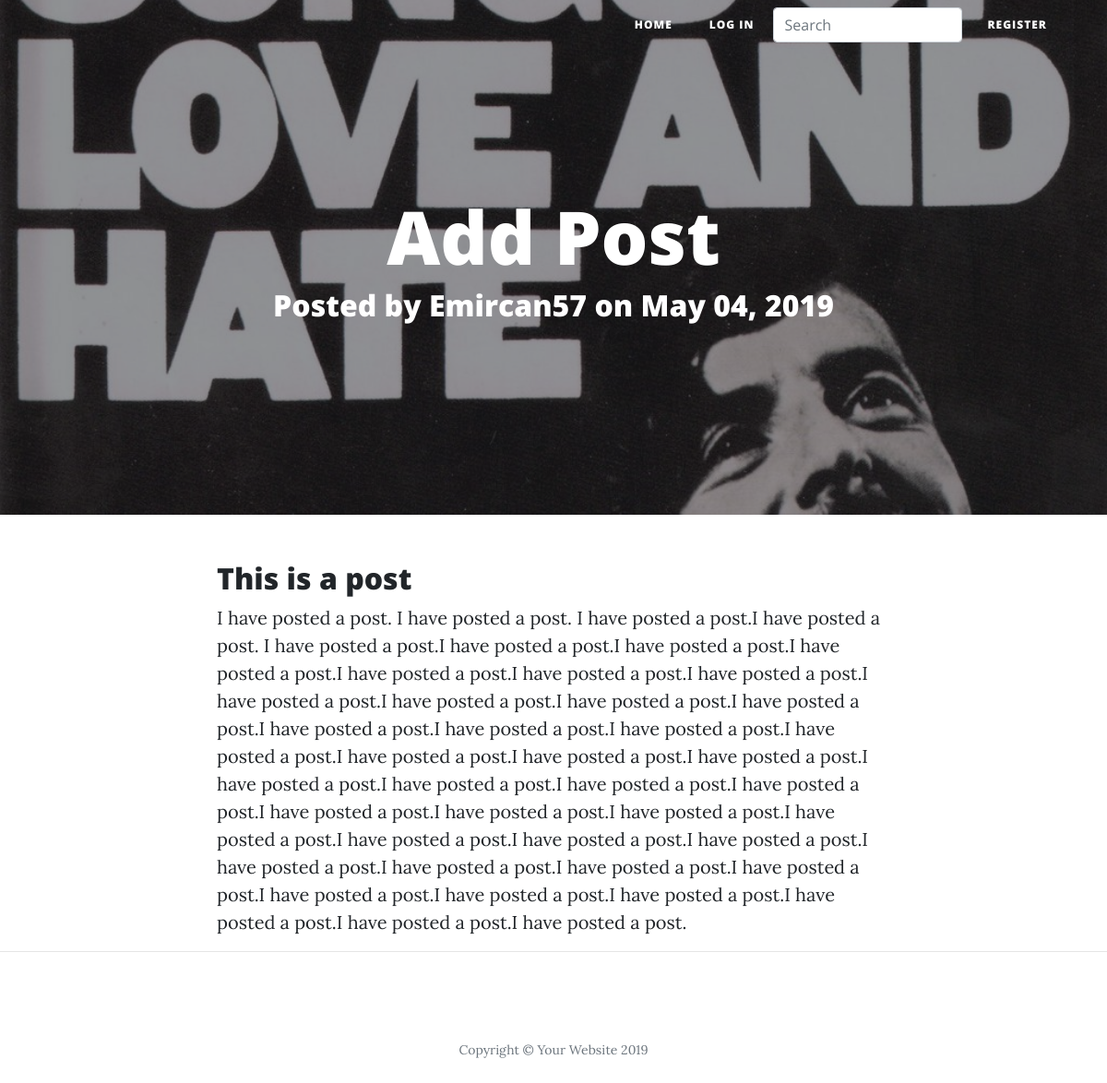
/post/10, run on the app's committed database.
### app.py (models this page shows)
class Blogpost(db.Model):
    id = db.Column(db.Integer, primary_key=True)
    title = db.Column(db.String(50))
    subtitle = db.Column(db.String(50))
    author = db.Column(db.String(20))
    date_posted = db.Column(db.DateTime)
    content = db.Column(db.Text)

### app.py (the view)
@app.route('/post/<int:post_id>')
def post(post_id):
    post = Blogpost.query.filter_by(id=post_id).one()
    return render_template('post.html', post=post)

### templates/post.html (shortened to what this page needs)
{% extends 'base.html' %}
{% block title %}
  <h1>{{ post.title }}</h1>
  <h2> Posted by {{ post.author }} on {{ post.date_posted.strftime('%B %d, %Y') }}</h2>
{% endblock %}
{% block content %}
  <article>
    <div class="container">
      <div class="row">
        <div class="col-lg-8 col-md-10 mx-auto">
          <div class="post-heading">
            <h2 class="subheading">{{ post.subtitle }}</h2>
          </div>
          {{ post.content }}
      </div>
    </div>
  </article>
  {% endblock %}

### data on the page
Blogpost: title "Add Post", author "Emircan57", date_posted "May 04, 2019", subtitle "This is a post", content "I have posted a post. I have posted a post. I have posted a post.I have posted a post. I have posted a post.I have posted a post.I have posted a post.I have posted a post.I have posted a post.I have posted a post.I have posted a post.I have posted a post.I have posted a post.I have posted a post.I have posted a post.I have posted a post.I have posted a post.I have posted a post.I have posted a post.I have posted a post.I have posted a post.I have posted a post.I have posted a post.I have posted a post.I have posted a post.I have posted a post.I have posted a post.I have posted a post.I have posted a post.I have posted a post.I have posted a post.I have posted a post.I have posted a post.I…"
